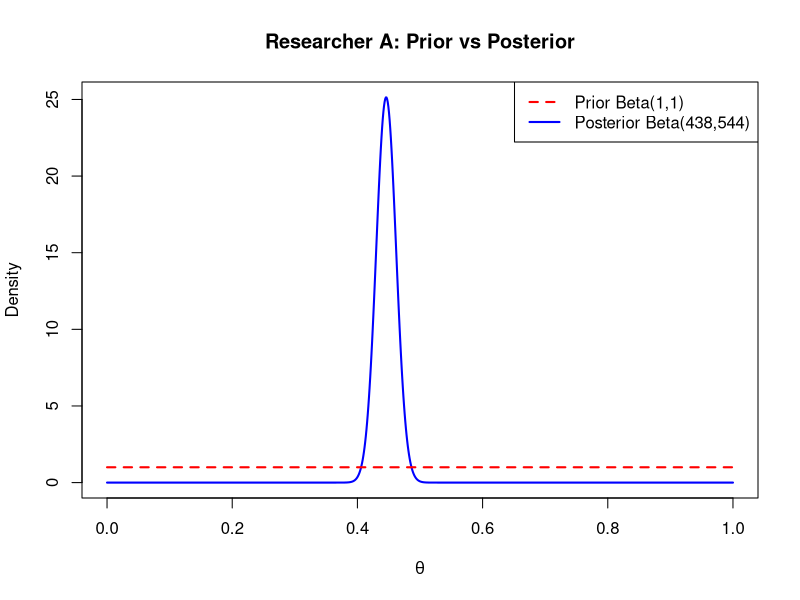
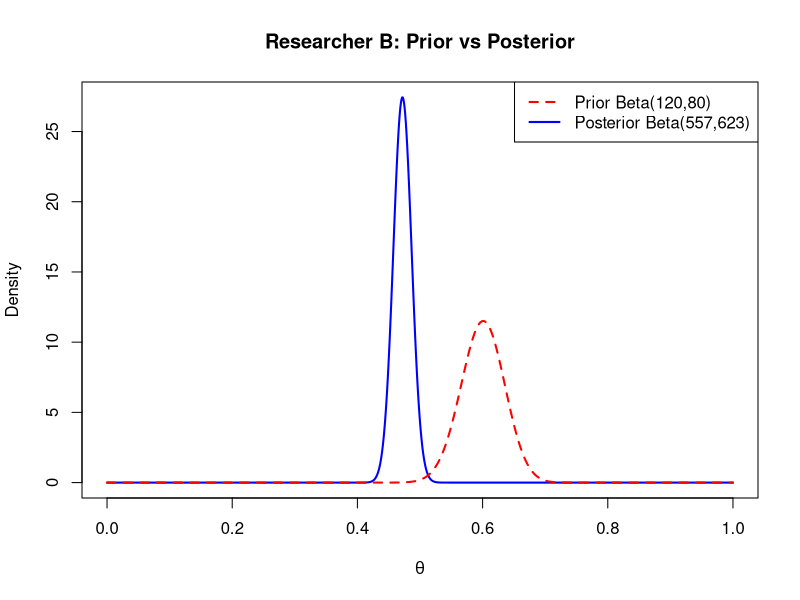
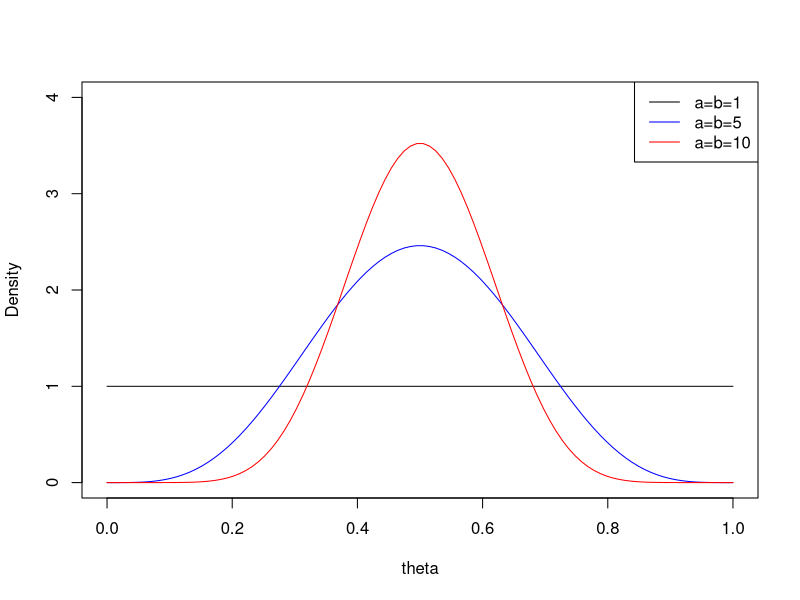
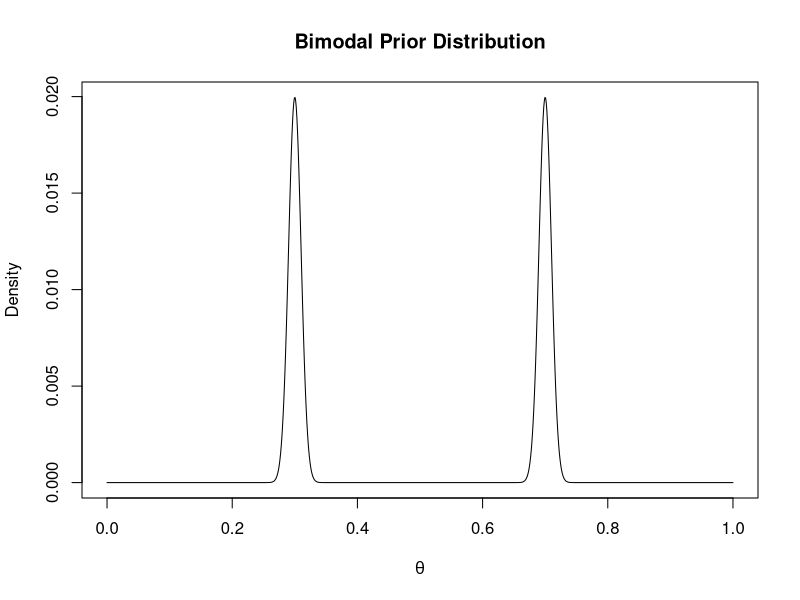
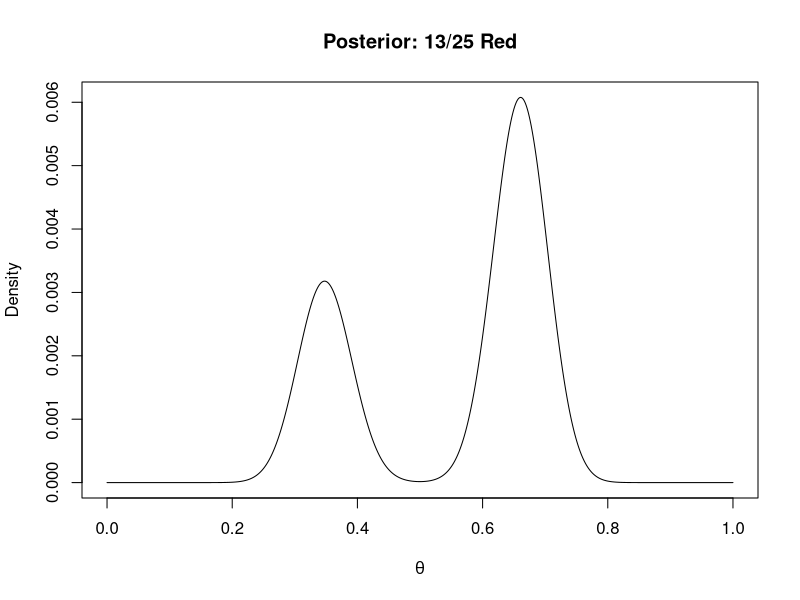
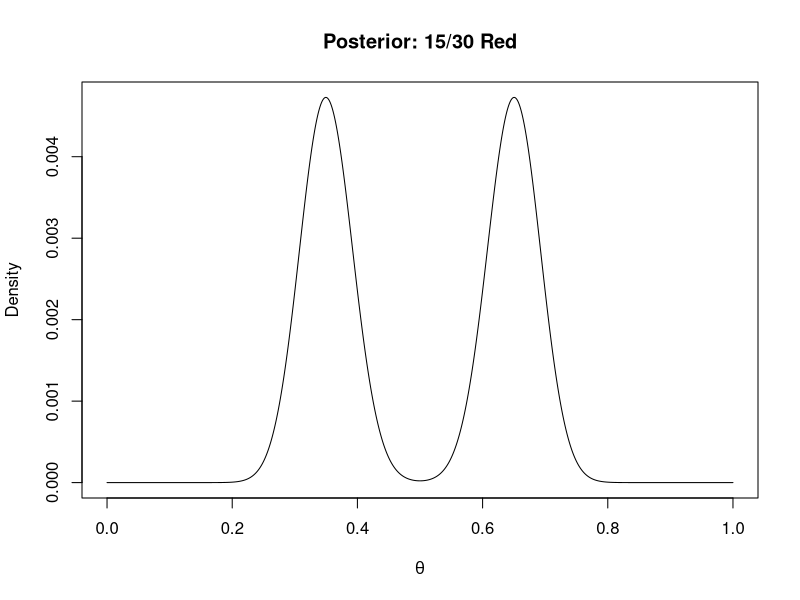
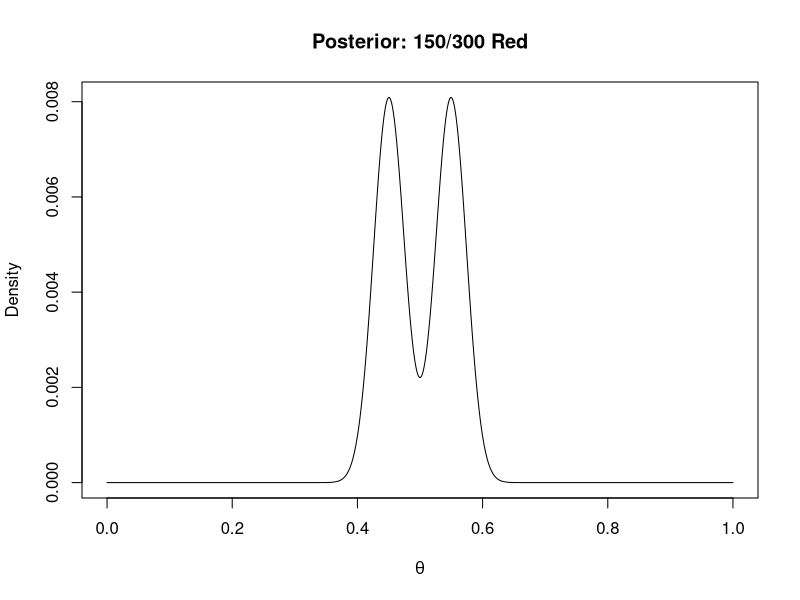

R code for these plots, in order:
# Researcher A: Prior and Posterior
theta <- seq(0, 1, length.out = 1000)
priorA <- dbeta(theta, 1, 1)
postA <- dbeta(theta, 438, 544)

plot(theta, postA, type = "l", col = "blue", lwd = 2, 
     ylab = "Density", xlab = expression(theta),
     main = "Researcher A: Prior vs Posterior")
lines(theta, priorA, col = "red", lwd = 2, lty = 2)
legend("topright", legend = c("Prior Beta(1,1)", "Posterior Beta(438,544)"),
       col = c("red", "blue"), lty = c(2, 1), lwd = 2)

priorB <- dbeta(theta, 120, 80)
postB <- dbeta(theta, 557, 623)

plot(theta, postB, type = "l", col = "blue", lwd = 2, 
     ylab = "Density", xlab = expression(theta),
     main = "Researcher B: Prior vs Posterior")
lines(theta, priorB, col = "red", lwd = 2, lty = 2)
legend("topright", legend = c("Prior Beta(120,80)", "Posterior Beta(557,623)"),
       col = c("red", "blue"), lty = c(2, 1), lwd = 2)

# 95% Credible Intervals
ci_A <- qbeta(c(0.025, 0.975), 438, 544)
ci_B <- qbeta(c(0.025, 0.975), 557, 623)
ci_A  # Output: ~ [0.415, 0.477]
ci_B  # Output: ~ [0.444, 0.501]

# Probability theta < 0.485
prob_A <- pbeta(0.485, 438, 544)
prob_B <- pbeta(0.485, 557, 623)
prob_A  # Output: ~ 0.993
prob_B  # Output: ~ 0.812

theta <- seq(0, 1, length.out=100)
plot(theta, dbeta(theta, 1, 1), type="l", col="black", ylim=c(0,4), ylab="Density")
lines(theta, dbeta(theta, 5, 5), col="blue")
lines(theta, dbeta(theta, 10, 10), col="red")
legend("topright", legend=c("a=b=1", "a=b=5", "a=b=10"), 
       col=c("black", "blue", "red"), lty=1)

grid <- seq(0,1, length.out=1000)
prior_pdf <- 0.5*dnorm(grid, mean=0.3, sd=0.01) + 0.5*dnorm(grid, mean=0.7, sd=0.01)
prior_pdf <- prior_pdf / sum(prior_pdf)

plot(grid, prior_pdf, type="l", main="Bimodal Prior Distribution", 
     xlab=expression(theta), ylab="Density")


# Function to run grid approximation and plot
grid_approx <- function(y, n, title) {
  grid <- seq(0, 1, length.out=1000)
  prior_pdf <- 0.5*dnorm(grid, 0.3, 0.05) + 0.5*dnorm(grid, 0.7, 0.05)
  bin_lik <- dbinom(y, n, grid)
  post_pdf <- bin_lik * prior_pdf
  post_pdf <- post_pdf / sum(post_pdf)
  
  plot(grid, post_pdf, type="l", main=title, xlab=expression(theta), ylab="Density")
}

# (a) y = 13, n = 25
grid_approx(13, 25, "Posterior: 13/25 Red")

# (b) y = 15, n = 30
grid_approx(15, 30, "Posterior: 15/30 Red")

# (c) y = 150, n = 300
grid_approx(150, 300, "Posterior: 150/300 Red")
